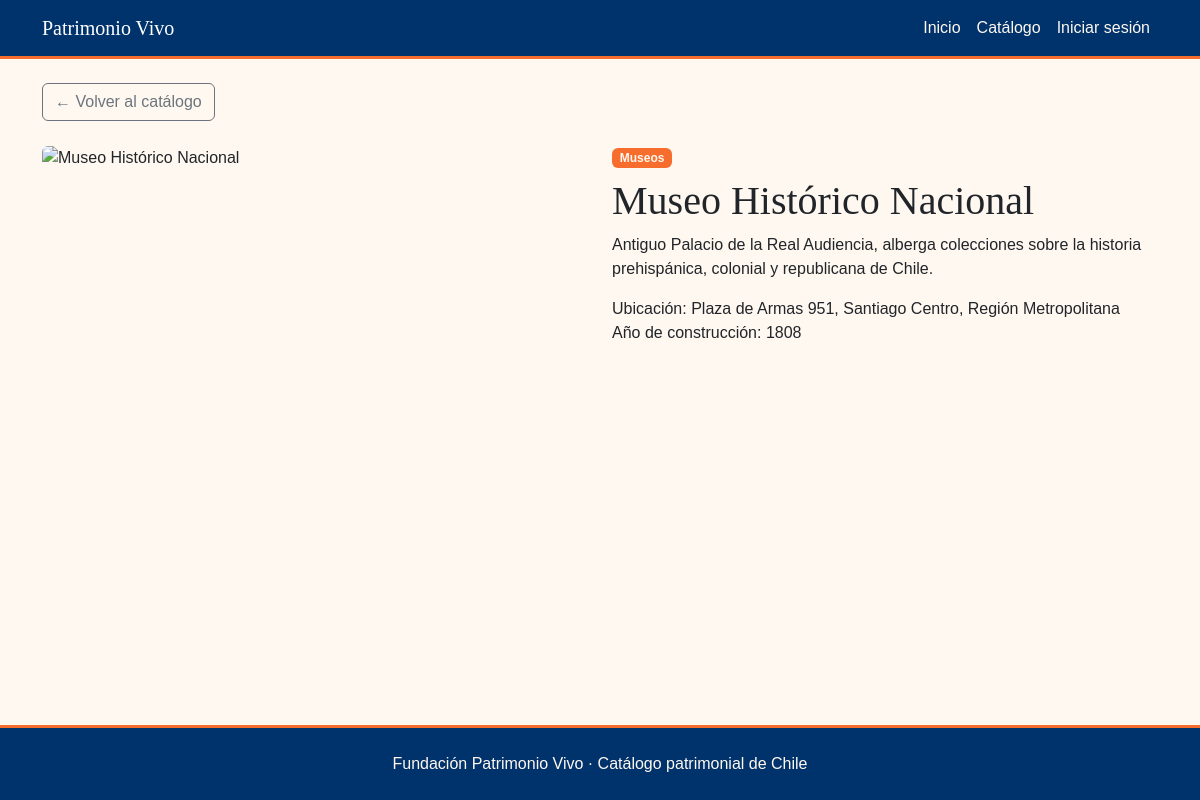
Page /lugar/1/ on the committed database.
### core/models.py (models this page shows, shortened)
class LugarPatrimonial(models.Model):
    nombre = models.CharField(max_length=200)
    descripcion = models.TextField(blank=True)
    ubicacion = models.CharField(max_length=200)
    anio_construccion = models.IntegerField()
    imagen = models.URLField(help_text="Enlace de la imagen", blank=True, null=True)
    categoria = models.ForeignKey(Categoria, on_delete=models.CASCADE)
    destacado = models.BooleanField(default=False)

class Categoria(models.Model):
    nombre = models.CharField(max_length=200)
    descripcion = models.TextField(blank=True)

### core/views.py (the view)
# urls.py: path('lugar/<int:id>/', views.detalle, name='detalle'),
def detalle(request, id):
    lugar = get_object_or_404(LugarPatrimonial, id=id)
    return render(request, 'core/detalle.html', {'lugar': lugar})

### core/templates/core/detalle.html (shortened to what this page needs)
{% extends 'core/base.html' %}
{% block contenido %}
<a href="{% url 'catalogo' %}" class="btn btn-outline-secondary mb-4">← Volver al catálogo</a>
<div class="row g-4">
    {% if lugar.imagen %}
    <div class="col-md-6">
        <img src="{{ lugar.imagen }}" class="img-fluid rounded" alt="{{ lugar.nombre }}">
    </div>
    {% endif %}
    <div class="col-md-6">
        <span class="badge">{{ lugar.categoria.nombre }}</span>
        <h1 class="mt-2">{{ lugar.nombre }}</h1>
        <p>{{ lugar.descripcion }}</p>
        <ul class="list-unstyled">
            <li>Ubicación: {{ lugar.ubicacion }}</li>
            <li>Año de construcción: {{ lugar.anio_construccion }}</li>
        </ul>
    </div>
</div>
{% endblock %}

### core/static/core/css/estilos.css (style rules this page uses)
body { background-color: #FFF8F0; font-family: Arial, sans-serif; }
h1, h2, h3, .navbar-brand { font-family: Georgia, serif; }
.badge { background-color: #f66d2e; color: #FFF8F0; }

### rows in the picture
LugarPatrimonial: categoria.nombre "Museos", nombre "Museo Histórico Nacional", descripcion "Antiguo Palacio de la Real Audiencia, alberga colecciones sobre la historia prehispánica, colonial y republicana de Chile.", ubicacion "Plaza de Armas 951, Santiago Centro, Región Metropolitana", anio_construccion "1808"
